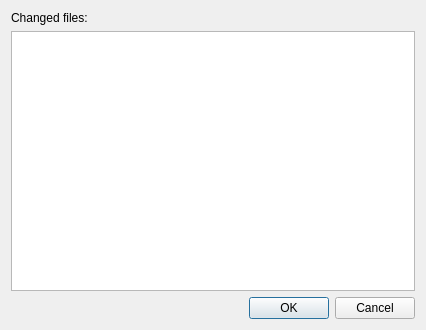
<?xml version="1.0" encoding="UTF-8"?>
<ui version="4.0">
 <class>ChangedFilesDialog</class>
 <widget class="QDialog" name="ChangedFilesDialog">
  <property name="geometry">
   <rect>
    <x>0</x>
    <y>0</y>
    <width>426</width>
    <height>330</height>
   </rect>
  </property>
  <property name="windowTitle">
   <string>Changed files</string>
  </property>
  <layout class="QVBoxLayout" name="verticalLayout">
   <item>
    <widget class="QLabel" name="label">
     <property name="text">
      <string>Changed files:</string>
     </property>
    </widget>
   </item>
   <item>
    <widget class="QListWidget" name="listWidget">
     <property name="contextMenuPolicy">
      <enum>Qt::CustomContextMenu</enum>
     </property>
    </widget>
   </item>
   <item>
    <widget class="QDialogButtonBox" name="buttonBox">
     <property name="standardButtons">
      <set>QDialogButtonBox::Cancel|QDialogButtonBox::Ok</set>
     </property>
    </widget>
   </item>
  </layout>
 </widget>
 <resources/>
 <connections/>
</ui>
